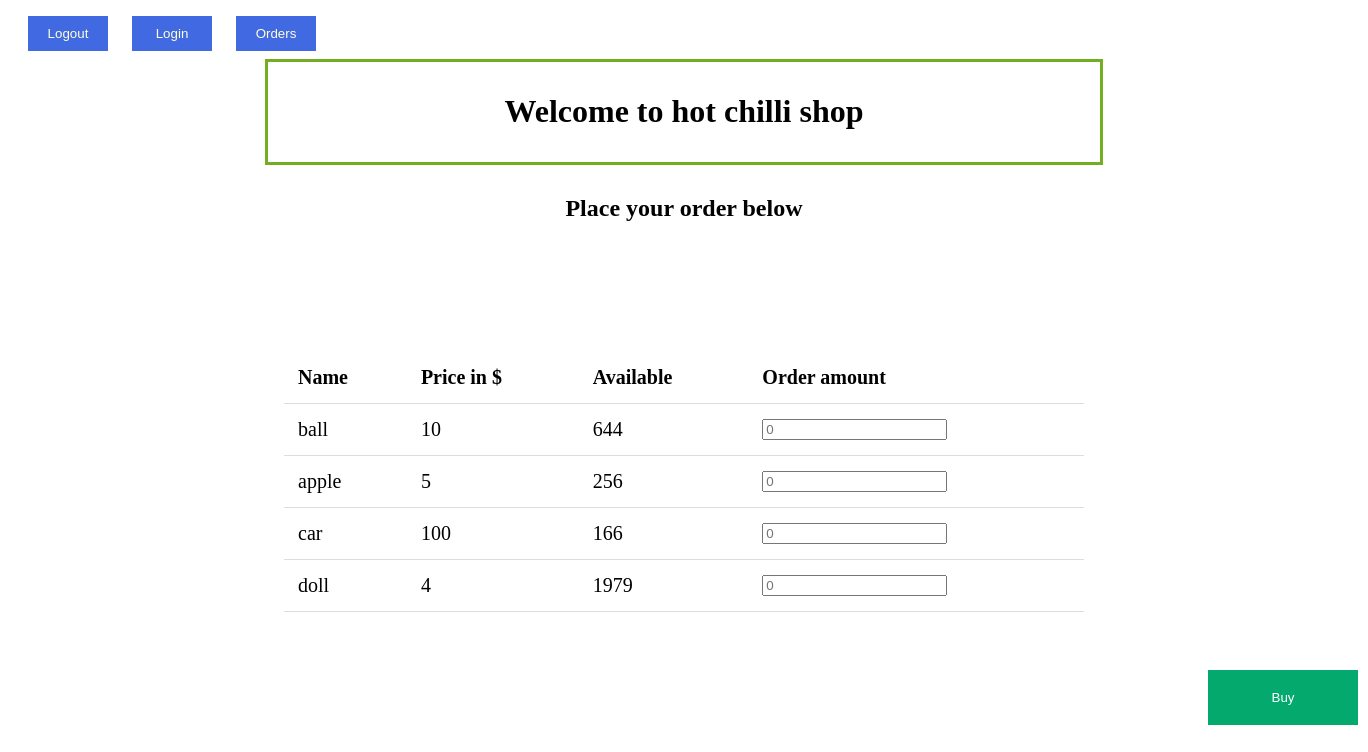
Before: / with the older database file.
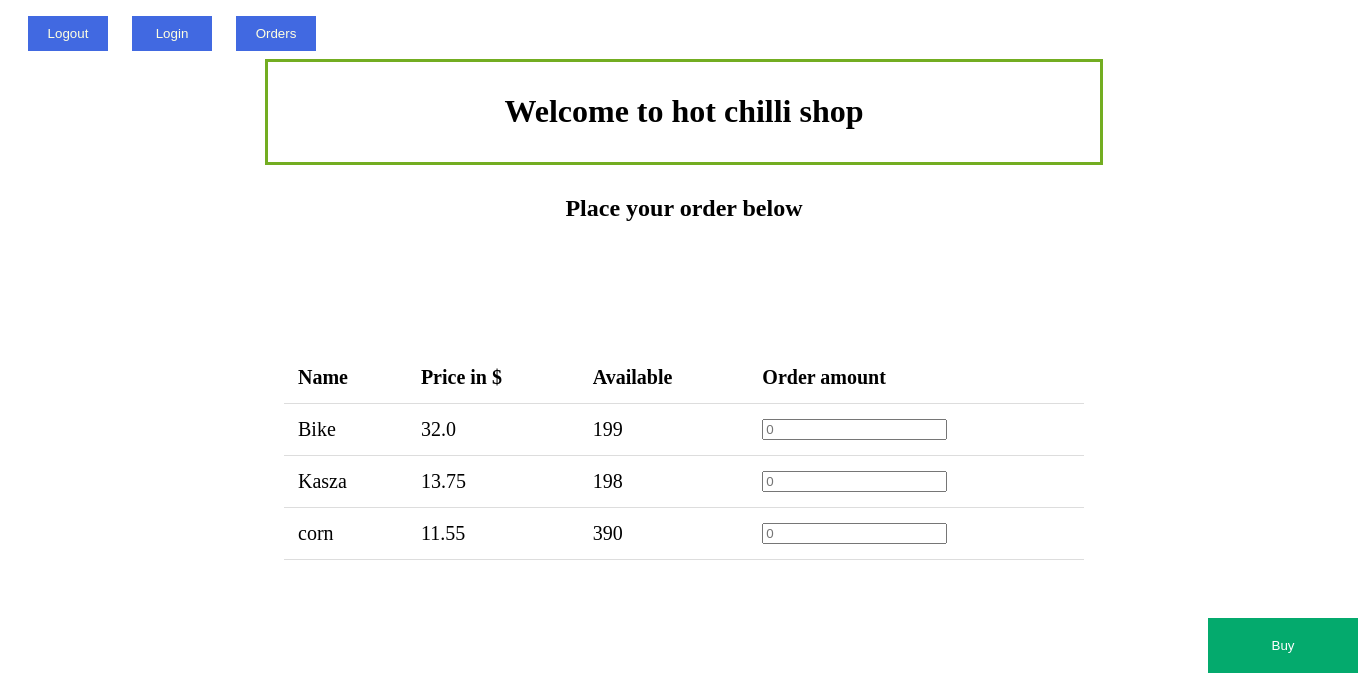
After: the same page with the newer database file.
### model.py (models this page shows)
class Product(Base):
    __tablename__ = 'product'
    id = Column(Integer, primary_key=True)
    name = Column(String, nullable=False, unique=True)
    price = Column(Float, nullable=False)
    amount = Column(Integer)

### main.py (the view, shortened to what this page needs)
@app.route('/', methods=['GET', 'POST'])
def items():
    return index_page()

### main.py (called while the page is built)
def index_page(cookie=None):
    all_items = session.query(Product).all()
    res = make_response(render_template('index.html', data=all_items))
    if cookie:
        res.set_cookie('cookie_token', cookie)
    return res

### templates/index.html (shortened to what this page needs)
<html>
<head>
</head>
<body>
     <a href="/logout"><button type="button" class="logoutbtn">Logout</button></a>
     <a href="/login"><button type="button" class="loginbtn">Login</button></a>
     <a href="/orders"><button type="button" class="orderbtn">Orders</button></a>
<form target="_self" method="post">
    <div class="center">
        <h1>Welcome to hot chilli shop</h1>
    </div>
    <div class="center" style="border:None">
        <h2>Place your order below</h2>
    </div>
    <div class="tab">
    <table>
        <tr>
            <th>Name</th>
            <th>Price in $</th>
            <th>Available</th>
            <th>Order amount</th>
        </tr>
{% for obj in data %}
    <tr>
        <td>{{obj.name}}</td>
        <td>{{obj.price}}</td>
        <td>{{obj.amount}}</td>
        <td><input type="number" placeholder="0" id={{obj.name}} name={{obj.name}}></td>
    </tr>
{% endfor %}
    </table>
    </div>
    <div class="but">
    <button type="submit">Buy</button>
    </div>
</form>
</body>
</html>

### templates/index.html (style rules this page uses)
div.center { margin: auto; width: 60%; border: 3px solid #73AD21; padding: 10px; text-align: center; }
table { border-collapse: collapse; width: 100%; }
th, td { padding: 14px; text-align: left; font-size: 20px; border-bottom: 1px solid #ddd; }
div.tab { margin-top:100px; margin-left:auto; margin-right:auto; width:800px; }
button { background-color: #04AA6D; color: white; padding: 20px 25px; margin: 8px 0; border: none; cursor: pointer; width: 150px; }
div.but { margin-top:50px; margin-left:1200px; margin-right:auto; }
.logoutbtn { width: 80px; padding: 10px 18px; background-color: #4169E1; margin-left: 20px; color: #FFFFE0; }
.loginbtn { width: 80px; padding: 10px 18px; background-color: #4169E1; margin-left: 20px; color: #FFFFE0; }
.orderbtn { width: 80px; padding: 10px 18px; background-color: #4169E1; margin-left: 20px; color: #FFFFE0; }

Changed rows visible on the page:
removed Product: name "doll", price "4", amount "1979"
changed Product: name "ball" → "Bike"; price "10" → "32.0"; amount "644" → "199"
changed Product: name "apple" → "Kasza"; price "5" → "13.75"; amount "256" → "198"
changed Product: name "car" → "corn"; price "100" → "11.55"; amount "166" → "390"
